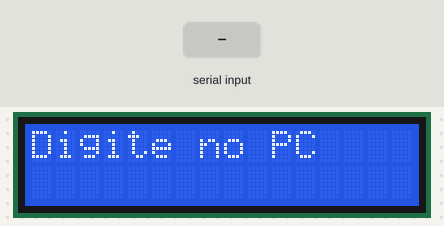
A sketch run on a simulated Arduino Uno, built with avr-gcc and run on an emulated ATmega328P. Shown: 16×2 character LCD. The test bench sets the inputs (shaded band).

Above: at 1.2 s.
1.3 s: "1" received over Serial
At 2.6 s:
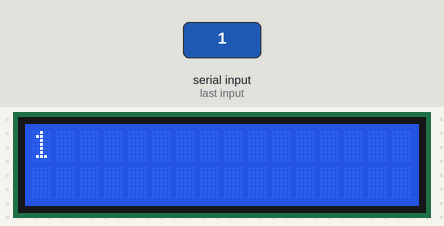
3.8 s: "0" received over Serial
At 5.7 s:
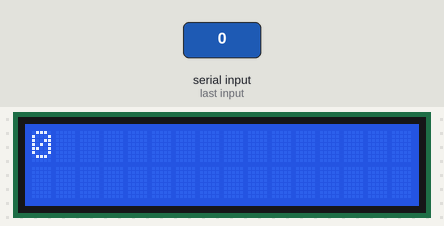
6.3 s: "2" received over Serial
At 7.6 s:
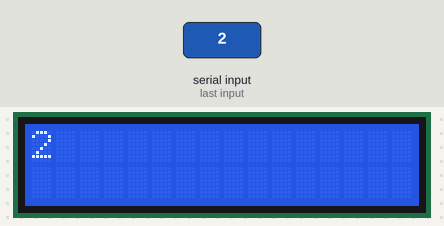
Timing chart, 0 to 9.3 s (numbered marks = the images above; inputs shaded):
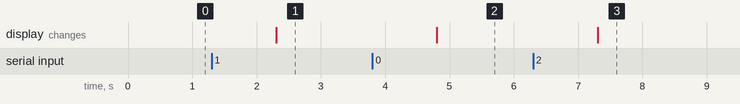

Measured:
- after the input at 1.3 s, the display: changes after 1.0 s (image 1)
- after the input at 3.8 s, the display: changes after 1.0 s (image 2)
- after the input at 6.3 s, the display: changes after 1.0 s (image 3)

The sketch:

codigo-telaLCD.ino
```cpp
#include <LiquidCrystal.h>

// LCD: RS=12, E=11, D4=5, D5=4, D6=3, D7=2  (portas do arduino)
LiquidCrystal lcd(12, 11, 5, 4, 3, 2);

void setup() {
  lcd.begin(16, 2);     // inicia a tela-LCD
  Serial.begin(9600);   // inicia uma comunicação serial
  lcd.print("Digite no PC");
}

void loop() {
  if (Serial.available()) {        // vê se tem algo digitado
    String texto = Serial.readString();  // lê o que a gente  escreve
    lcd.clear();                   // limpa tela
    lcd.print(texto);              // mostra na telinha o meu texto
  }
}
```
